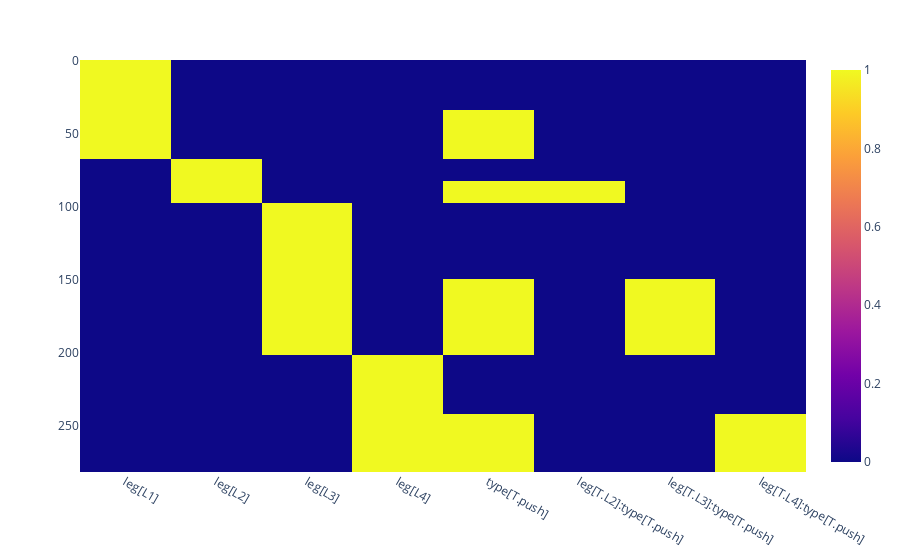

Here is the notebook cell this chart was saved with:
### Code cell
y, X = dmatrices('friction ~ 0 + leg * type', df, return_type='dataframe')
px.imshow(X)

### Figure 1 — Plotly figure (JSON) as saved in the notebook; plotly's stock layout.template omitted (floating-point values rounded to 4 significant figures; data arrays with more than 128 entries replaced by an {"elided": "..."} marker saying what was removed)
{"data": [{"coloraxis": "coloraxis", "hovertemplate": "x: %{x}<br>y: %{y}<br>color: %{z}<extra></extra>", "name": "0", "type": "heatmap", "x": ["leg[L1]", "leg[L2]", "leg[L3]", "leg[L4]", "type[T.push]", "leg[T.L2]:type[T.push]", "leg[T.L3]:type[T.push]", "leg[T.L4]:type[T.push]"], "xaxis": "x", "y": {"elided": "282 int values"}, "yaxis": "y", "z": {"elided": "282x8 int values"}}], "layout": {"coloraxis": {"colorscale": [[0, "#0d0887"], [0.1111, "#46039f"], [0.2222, "#7201a8"], [0.3333, "#9c179e"], [0.4444, "#bd3786"], [0.5556, "#d8576b"], [0.6667, "#ed7953"], [0.7778, "#fb9f3a"], [0.8889, "#fdca26"], [1, "#f0f921"]]}, "margin": {"t": 60}, "xaxis": {"anchor": "y", "constrain": "domain", "domain": [0, 1], "scaleanchor": "y"}, "yaxis": {"anchor": "x", "autorange": "reversed", "constrain": "domain", "domain": [0, 1]}}}
